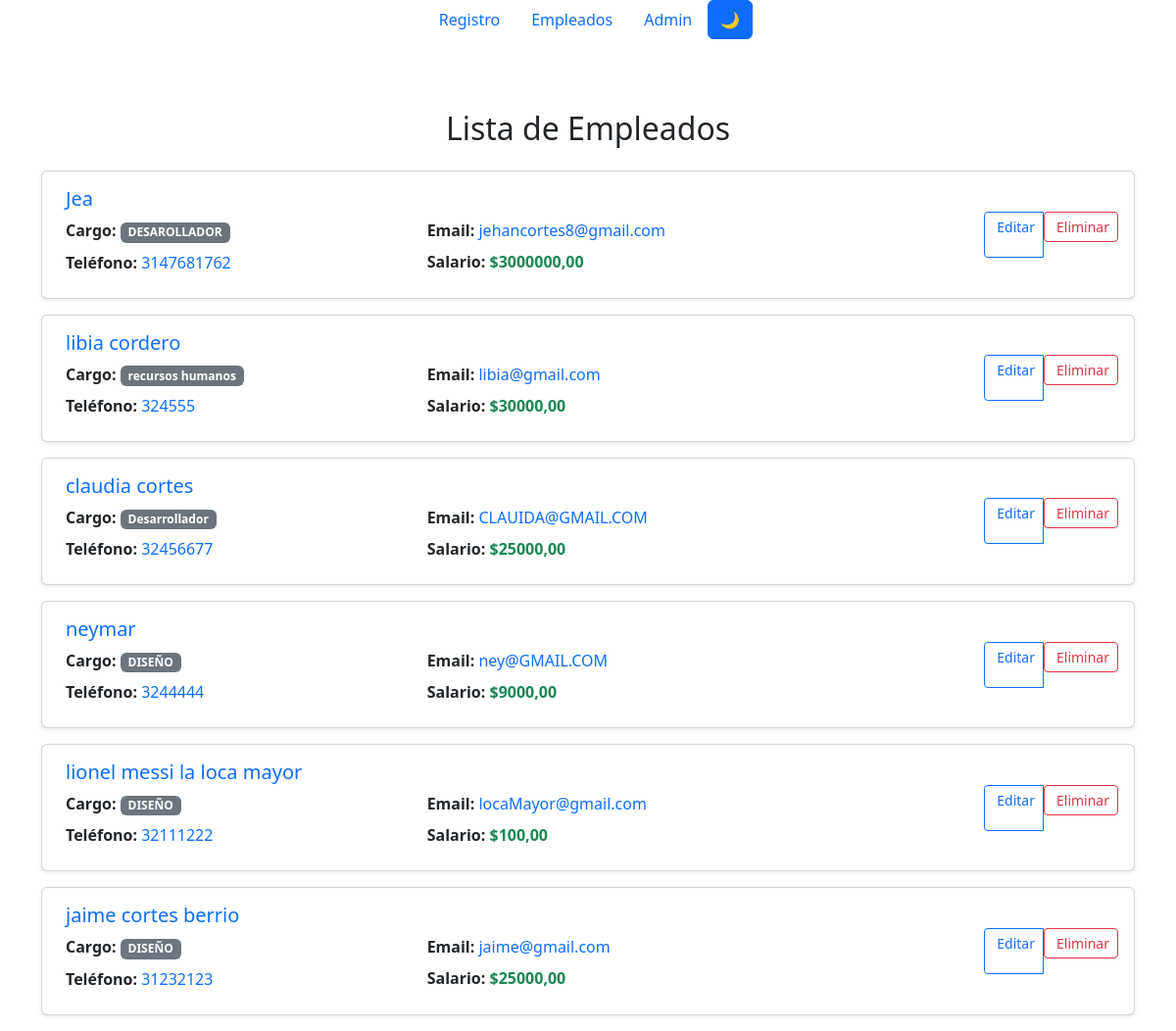
/empleados/, run on an earlier commit of the app's database.
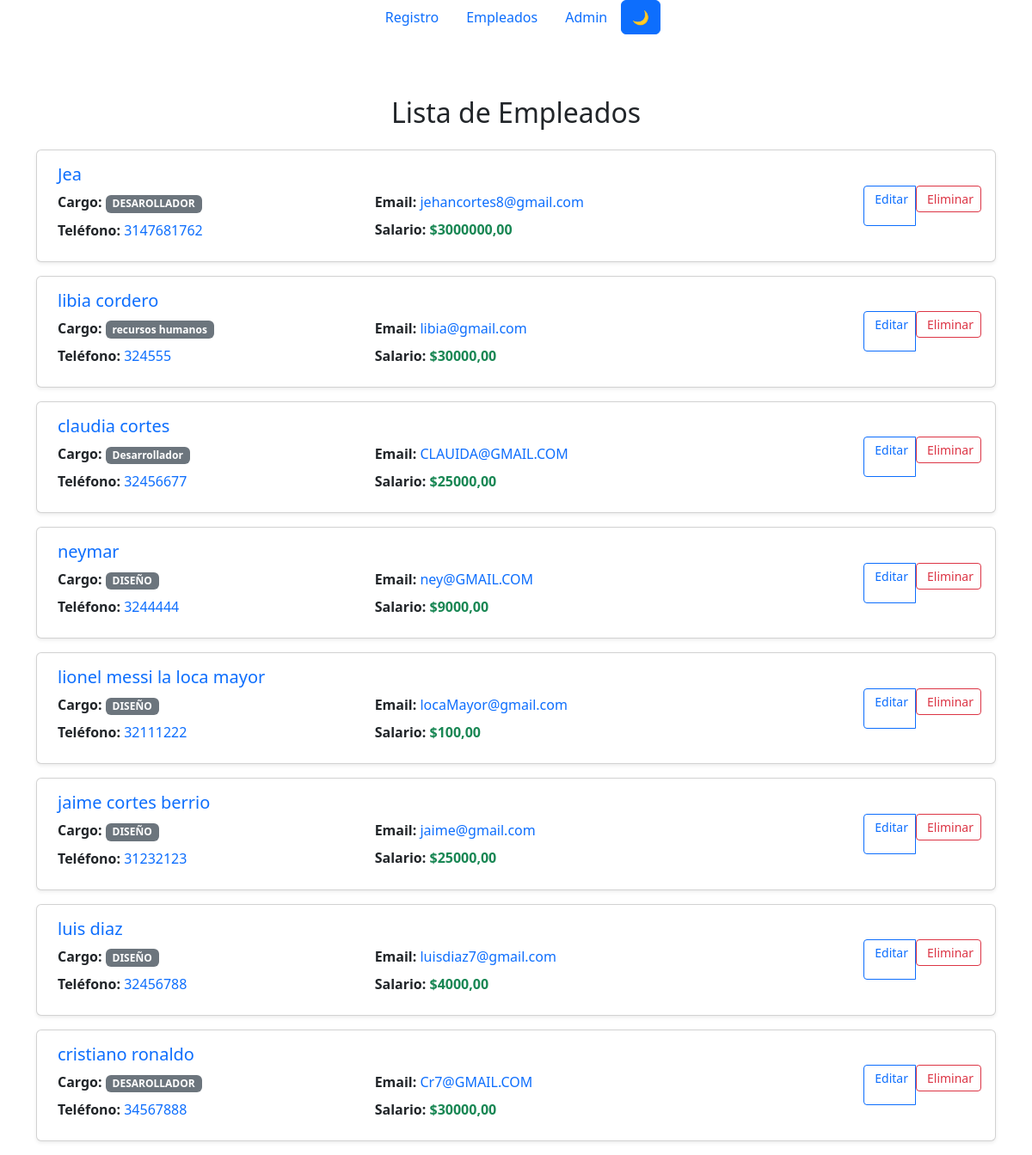
And on a later commit of the database.
### libreria_app/models.py (models this page shows, shortened)
class Employee(models.Model):
    Nombre_completo=models.CharField(verbose_name='Nombre',max_length=90)
    Email_corporativo=models.EmailField(max_length=254)
    Teléfono=models.CharField(verbose_name='Telefono',max_length=50)
    Cargo=models.CharField(verbose_name='Cargo',max_length=50)
    Departamento=models.CharField(verbose_name='Departamento',max_length=50)
    Fecha_de_contratación=models.DateTimeField(auto_now_add=True)
    Salario=models.DecimalField(max_digits=10, decimal_places=2)
    Estado=models.BooleanField(default=False)
    class Meta:
        verbose_name = 'Empleados'
        verbose_name_plural = 'Empleados'

### libreria_app/views.py (the view)
# urls.py: path('empleados/',views.ver_empleado,name='empleados'),
def ver_empleado(request):
    emp =  Employee.objects.all()
    return render(request,'list_emp.html',{
        'emp':emp
    })

### libreria_app/templates/list_emp.html (shortened to what this page needs)
{% extends 'layout/navbar.html' %} {% block content %}
<div class="container mt-4">
  <div class="row">
    <div class="col-12">
      <h2 class="mb-4 text-center">Lista de Empleados</h2>
      {% for e in emp %}
      <div class="card mb-3 shadow-sm">
        <div class="card-body">
          <div class="row">
            <div class="col-md-8">
              <h5 class="card-title text-primary">
                {{e.Nombre_completo}}
              </h5>
              <div class="row">
                <div class="col-md-6">
                  <p class="mb-2">
                    <strong>Cargo:</strong>
                    <span class="badge bg-secondary">{{e.Cargo}}</span>
                  </p>
                  <p class="mb-2">
                    <strong>Teléfono:</strong>
                    <a href="tel:{{e.Teléfono}}" class="text-decoration-none"
                      >{{e.Teléfono}}</a
                    >
                  </p>
                </div>
                <div class="col-md-6">
                  <p class="mb-2">
                    <strong>Email:</strong>
                    <a
                      href="mailto:{{e.Email_corporativo}}"
                      class="text-decoration-none"
                      >{{e.Email_corporativo}}</a
                    >
                  </p>
                  <p class="mb-2">
                    <strong
                      >Salario:</strong
                    >
                    <span class="text-success fw-bold">${{e.Salario}}</span>
                  </p>
                </div>
              </div>
            </div>
            <div class="col-md-4 d-flex align-items-center justify-content-end">
              <div class="btn-group" role="group">
                <a
                  href="{% url 'editar' e.id %}"
                  class="btn btn-outline-primary btn-sm"
                >
                  Editar
                </a>
                <form
                  method="post"
                  action="{% url 'eliminar' e.id %}"
                  style="display: inline"
                >
                  <button
                    type="submit"
                    class="btn btn-outline-danger btn-sm"
                    onclick="return confirm('¿Estás seguro de eliminar este empleado?')"
                  >
                    Eliminar
                  </button>
                </form>
              </div>
            </div>
          </div>
        </div>
      </div>
      {% endfor %}
    </div>
  </div>
</div>
{% endblock %}

What changed in the data, as far as the page shows it:
added Employee: Nombre_completo "luis diaz", Cargo "DISEÑO", Teléfono "32456788", Email_corporativo "luisdiaz7@gmail.com", Salario "4000,00"
added Employee: Nombre_completo "cristiano ronaldo", Cargo "DESAROLLADOR", Teléfono "34567888", Email_corporativo "Cr7@GMAIL.COM", Salario "30000,00"
